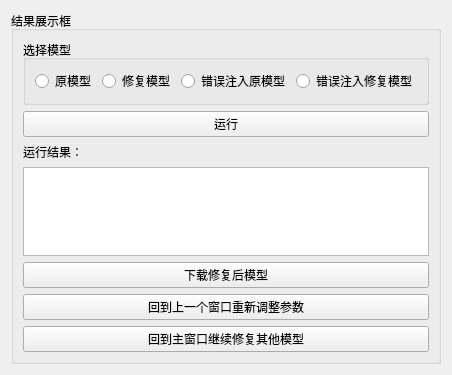
<?xml version="1.0" encoding="UTF-8"?>
<ui version="4.0">
 <class>Form</class>
 <widget class="QWidget" name="Form">
  <property name="geometry">
   <rect>
    <x>0</x>
    <y>0</y>
    <width>432</width>
    <height>375</height>
   </rect>
  </property>
  <property name="windowTitle">
   <string>Form</string>
  </property>
  <layout class="QVBoxLayout" name="verticalLayout_2">
   <item>
    <widget class="QGroupBox" name="groupBox_2">
     <property name="title">
      <string>结果展示框</string>
     </property>
     <layout class="QVBoxLayout" name="verticalLayout">
      <item>
       <widget class="QGroupBox" name="groupBox">
        <property name="title">
         <string>选择模型</string>
        </property>
        <layout class="QHBoxLayout" name="horizontalLayout">
         <item>
          <widget class="QRadioButton" name="radioButton">
           <property name="text">
            <string>原模型</string>
           </property>
          </widget>
         </item>
         <item>
          <widget class="QRadioButton" name="radioButton_2">
           <property name="text">
            <string>修复模型</string>
           </property>
          </widget>
         </item>
         <item>
          <widget class="QRadioButton" name="radioButton_3">
           <property name="text">
            <string>错误注入原模型</string>
           </property>
          </widget>
         </item>
         <item>
          <widget class="QRadioButton" name="radioButton_4">
           <property name="text">
            <string>错误注入修复模型</string>
           </property>
          </widget>
         </item>
        </layout>
       </widget>
      </item>
      <item>
       <widget class="QPushButton" name="pB_run">
        <property name="text">
         <string>运行</string>
        </property>
       </widget>
      </item>
      <item>
       <widget class="QLabel" name="label">
        <property name="text">
         <string>运行结果：</string>
        </property>
       </widget>
      </item>
      <item>
       <widget class="QTextBrowser" name="textBrowser"/>
      </item>
      <item>
       <widget class="QPushButton" name="pB_download">
        <property name="text">
         <string>下载修复后模型</string>
        </property>
       </widget>
      </item>
      <item>
       <widget class="QPushButton" name="pB_refine">
        <property name="text">
         <string>回到上一个窗口重新调整参数</string>
        </property>
       </widget>
      </item>
      <item>
       <widget class="QPushButton" name="pB_back">
        <property name="text">
         <string>回到主窗口继续修复其他模型</string>
        </property>
       </widget>
      </item>
     </layout>
    </widget>
   </item>
  </layout>
 </widget>
 <resources/>
 <connections/>
</ui>
